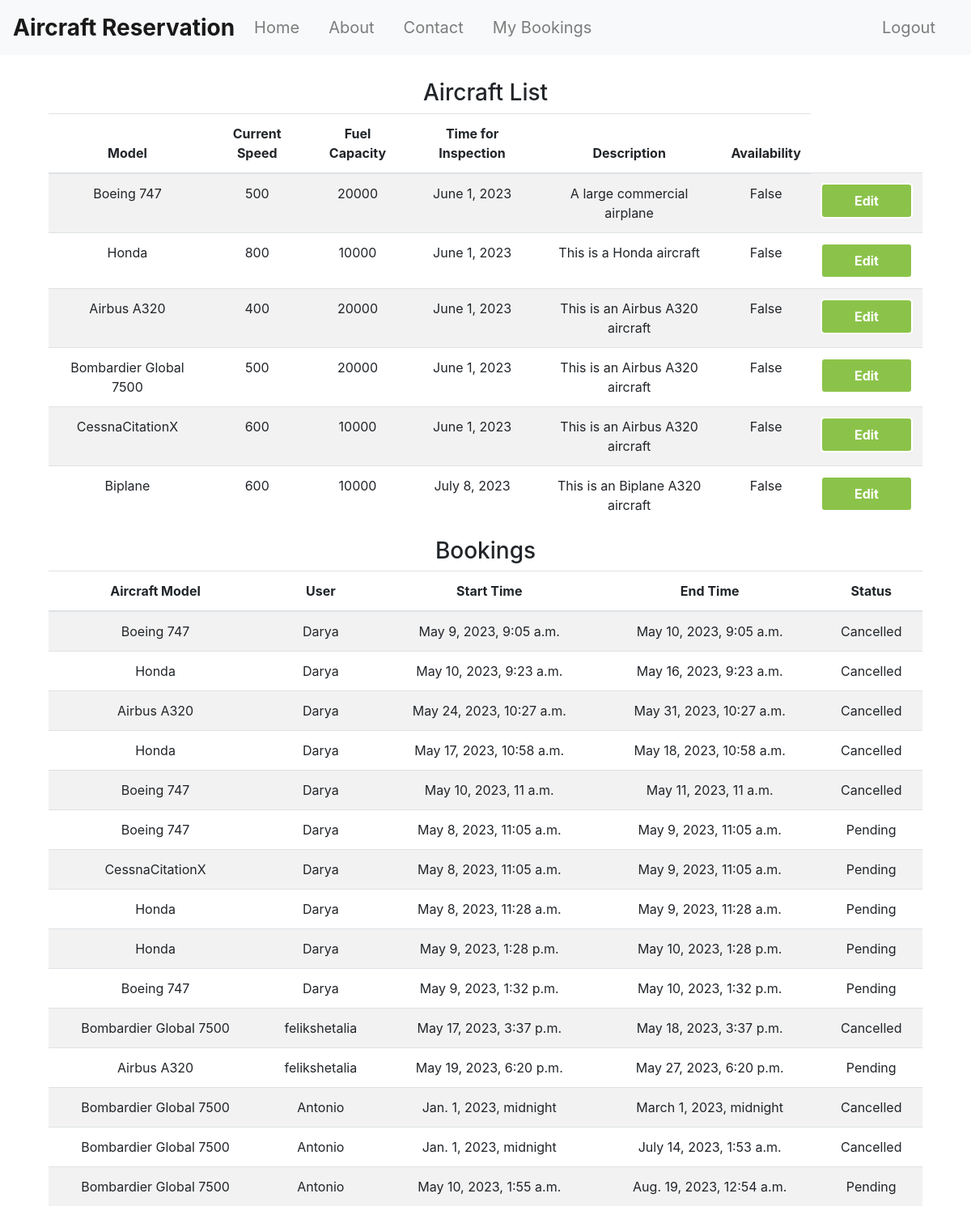
Screenshot of /engineer/ (signed in) with the database file from the repository.
### reservation/models.py (models this page shows)
class Aircraft(models.Model):
    id = models.BigAutoField(primary_key=True)
    currentSpeed = models.IntegerField()
    model = models.CharField(max_length = 50)
    fuelCapacity = models.IntegerField()
    timeForInspection = models.DateField()
    description = models.CharField(max_length=500, blank=True)
    image = models.ImageField(upload_to='static/Aircrafts_img/', blank=True, null=True)
    availability = models.BooleanField()
    country = models.CharField(max_length=100,default='Unknown')

class Booking(models.Model):
    STATUS_CHOICES = [
        ('Pending', 'Pending'),
        ('Confirmed', 'Confirmed'),
        ('Cancelled', 'Cancelled'),
    ]
    aircraft = models.ForeignKey(Aircraft, on_delete=models.CASCADE)
    user = models.ForeignKey(User, on_delete=models.CASCADE)
    start_time = models.DateTimeField()
    end_time = models.DateTimeField()
    status = models.CharField(max_length=10, choices=STATUS_CHOICES, default='Pending')

### accounts/models.py (models this page shows, shortened)
class User(AbstractUser):
    id = models.AutoField(primary_key=True)
    is_user = models.BooleanField(default=False)
    is_engineer = models.BooleanField(default=False)
    is_admin = models.BooleanField(default=False)
    class Meta:
        pass

### reservation/views.py (the view)
# urls.py: path('engineer/', views.EngineerDashboard, name='engineer'),
@login_required
def EngineerDashboard(request):
    if request.method == 'GET':
        aircrafts = Aircraft.objects.order_by('timeForInspection')
        booking = Booking.objects.all()
        return render(request,'engineer/engineer.html', {'aircrafts': aircrafts , "booking_list":booking })

### templates/engineer/engineer.html (shortened to what this page needs)
{% extends 'base.html' %}
{% block content %}
  <div class="container text-center">
    <div class="row">
      <div class="col">
        <h3>Aircraft List</h3>
        <table class="table table-striped">
          <thead>
            <tr>
              <th>Model</th>
              <th>Current Speed</th>
              <th>Fuel Capacity</th>
              <th>Time for Inspection</th>
              <th>Description</th>
              <th>Availability</th>
            </tr>
          </thead>
          <tbody>
            {% for aircraft in aircrafts %}
            <tr>
              <td>{{ aircraft.model }}</td>
              <td>{{ aircraft.currentSpeed }}</td>
              <td>{{ aircraft.fuelCapacity }}</td>
              <td>{{ aircraft.timeForInspection }}</td>
              <td>{{ aircraft.description }}</td>
              <td>{{ aircraft.availability }}</td>
              <td>
                <button type="button" class="btn btn-dark">Edit</button>
              </td>
            </tr>
            {% endfor %}
          </tbody>
        </table>
      </div>
      <div class="col">
        <h3>Bookings</h3>
        <table class="table table-striped">
          <thead>
            <tr>
              <th>Aircraft Model</th>
              <th>User</th>
              <th>Start Time</th>
              <th>End Time</th>
              <th>Status</th>
            </tr>
          </thead>
          <tbody>
            {% for booking in booking_list %}
            <tr>
              <td>{{ booking.aircraft.model }}</td>
              <td>{{ booking.user.username }}</td>
              <td>{{ booking.start_time }}</td>
              <td>{{ booking.end_time }}</td>
              <td>{{ booking.status }}</td>
            </tr>
            {% endfor %}
          </tbody>
        </table>
      </div>
    </div>
  </div>
  {% endblock %}

### static/css/base.css (style rules this page uses)
.btn { background-color: #8bc34a; color: #fff; text-decoration: none; padding: 8px 40px; border: 2px solid #fff; border-radius: 5px; cursor: pointer; font-weight: bold; transition: background-color 0.4s; }

### rows the page displays
Aircraft: model "Boeing 747", currentSpeed "500", fuelCapacity "20000", timeForInspection "June 1, 2023", description "A large commercial airplane", availability "False"
Aircraft: model "Honda", currentSpeed "800", fuelCapacity "10000", timeForInspection "June 1, 2023", description "This is a Honda aircraft", availability "False"
Aircraft: model "Airbus A320", currentSpeed "400", fuelCapacity "20000", timeForInspection "June 1, 2023", description "This is an Airbus A320 aircraft", availability "False"
Aircraft: model "Bombardier Global 7500", currentSpeed "500", fuelCapacity "20000", timeForInspection "June 1, 2023", description "This is an Airbus A320 aircraft", availability "False"
Aircraft: model "CessnaCitationX", currentSpeed "600", fuelCapacity "10000", timeForInspection "June 1, 2023", description "This is an Airbus A320 aircraft", availability "False"
Aircraft: model "Biplane", currentSpeed "600", fuelCapacity "10000", timeForInspection "July 8, 2023", description "This is an Biplane A320 aircraft", availability "False"
Booking: aircraft.model "Boeing 747", user.username "Darya", start_time "May 9, 2023, 9:05 a.m.", end_time "May 10, 2023, 9:05 a.m.", status "Cancelled"
Booking: aircraft.model "Honda", user.username "Darya", start_time "May 10, 2023, 9:23 a.m.", end_time "May 16, 2023, 9:23 a.m.", status "Cancelled"
Booking: aircraft.model "Airbus A320", user.username "Darya", start_time "May 24, 2023, 10:27 a.m.", end_time "May 31, 2023, 10:27 a.m.", status "Cancelled"
Booking: aircraft.model "Honda", user.username "Darya", start_time "May 17, 2023, 10:58 a.m.", end_time "May 18, 2023, 10:58 a.m.", status "Cancelled"
Booking: aircraft.model "Boeing 747", user.username "Darya", start_time "May 10, 2023, 11 a.m.", end_time "May 11, 2023, 11 a.m.", status "Cancelled"
Booking: aircraft.model "Boeing 747", user.username "Darya", start_time "May 8, 2023, 11:05 a.m.", end_time "May 9, 2023, 11:05 a.m.", status "Pending"
Booking: aircraft.model "CessnaCitationX", user.username "Darya", start_time "May 8, 2023, 11:05 a.m.", end_time "May 9, 2023, 11:05 a.m.", status "Pending"
Booking: aircraft.model "Honda", user.username "Darya", start_time "May 8, 2023, 11:28 a.m.", end_time "May 9, 2023, 11:28 a.m.", status "Pending"
Booking: aircraft.model "Honda", user.username "Darya", start_time "May 9, 2023, 1:28 p.m.", end_time "May 10, 2023, 1:28 p.m.", status "Pending"
Booking: aircraft.model "Boeing 747", user.username "Darya", start_time "May 9, 2023, 1:32 p.m.", end_time "May 10, 2023, 1:32 p.m.", status "Pending"
Booking: aircraft.model "Bombardier Global 7500", user.username "felikshetalia", start_time "May 17, 2023, 3:37 p.m.", end_time "May 18, 2023, 3:37 p.m.", status "Cancelled"
Booking: aircraft.model "Airbus A320", user.username "felikshetalia", start_time "May 19, 2023, 6:20 p.m.", end_time "May 27, 2023, 6:20 p.m.", status "Pending"
Booking: aircraft.model "Bombardier Global 7500", user.username "Antonio", start_time "Jan. 1, 2023, midnight", end_time "March 1, 2023, midnight", status "Cancelled"
Booking: aircraft.model "Bombardier Global 7500", user.username "Antonio", start_time "Jan. 1, 2023, midnight", end_time "July 14, 2023, 1:53 a.m.", status "Cancelled"
Booking: aircraft.model "Bombardier Global 7500", user.username "Antonio", start_time "May 10, 2023, 1:55 a.m.", end_time "Aug. 19, 2023, 12:54 a.m.", status "Pending"
